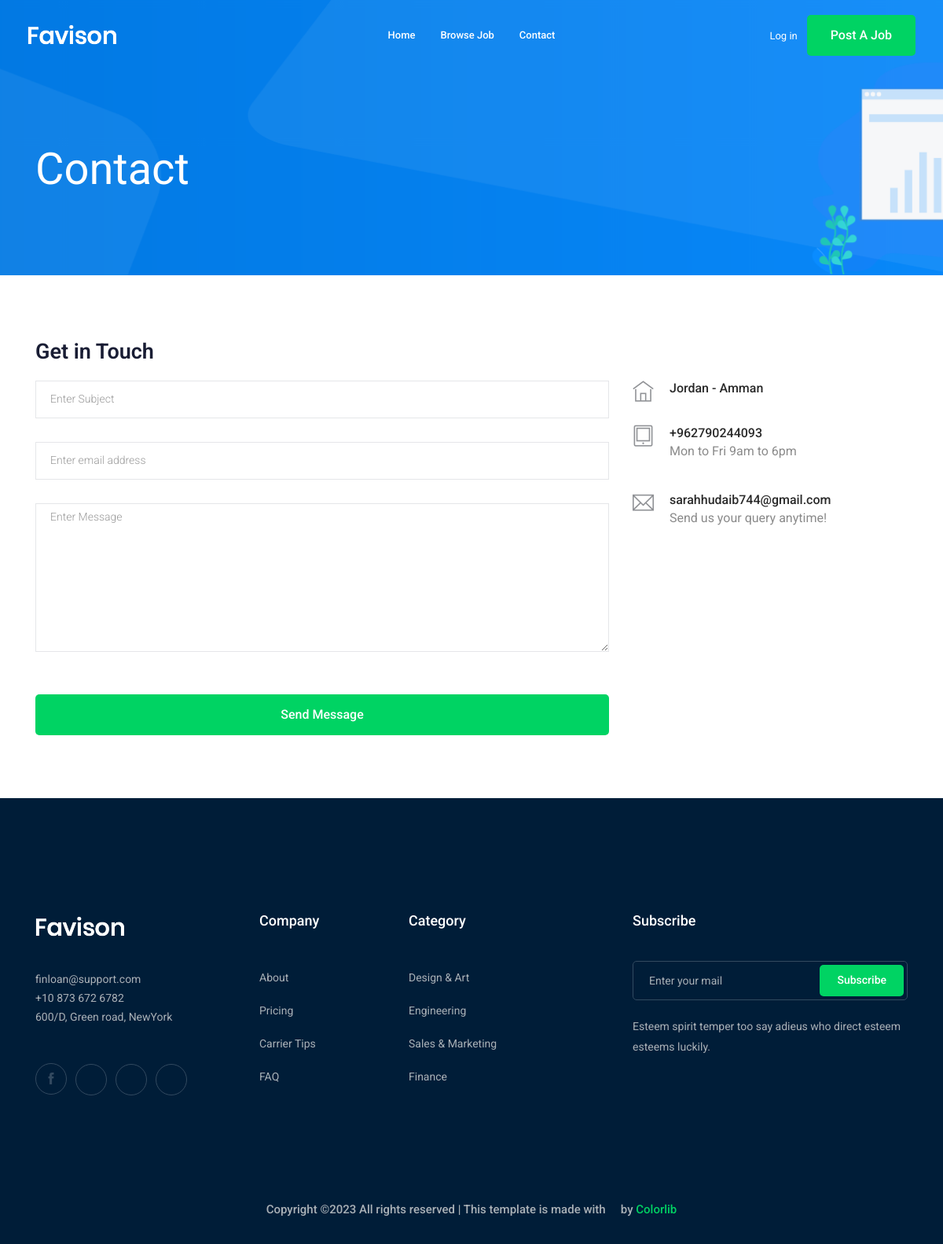
The page /contact-us/ on the database its author committed.
### contact/models.py (models this page shows, shortened)
class Info(models.Model):
    place = models.CharField(max_length=50)
    phone_number  = models.CharField(max_length=20)
    email = models.EmailField(max_length=254)

### contact/views.py (the view)
# urls.py: path('',views.send_message , name='contact'),
def send_message(request):
    myinfo = Info.objects.first()
    if request.method == 'POST':
        subject = request.POST['subject']
        message = request.POST['message']
        email = request.POST['email']
        send_mail(
            subject,
            message,
            email,
            [settings.EMAIL_HOST_USER],
        )
        return HttpResponseRedirect('/jobs/')
    else:
        return render(request,'contact/contact.html',{'myinfo':myinfo})

### contact/templates/contact/contact.html (shortened to what this page needs)
{% extends 'base.html' %}
{% load bootstrap4 %}
{% block body %}
    <div class="bradcam_area bradcam_bg_1">
        <div class="container">
            <div class="row">
                <div class="col-xl-12">
                    <div class="bradcam_text">
                        <h3>contact</h3>
                    </div>
                </div>
            </div>
        </div>
    </div>
  <section class="contact-section section_padding">
    <div class="container">
      <div class="row">
        <div class="col-12">
          <h2 class="contact-title">Get in Touch</h2>
        </div>
        <div class="col-lg-8">
          <form class="form-contact contact_form" method="post" >
            <div class="row">
              <div class="col-12">
                <div class="form-group">
                  <input class="form-control" name="subject" id="subject" type="text" onfocus="this.placeholder = ''" onblur="this.placeholder = 'Enter Subject'" placeholder = 'Enter Subject'>
                </div>
              </div>
              <div class="col-sm-12">
                <div class="form-group">
                  <input class="form-control" name="email" id="email" type="email" onfocus="this.placeholder = ''" onblur="this.placeholder = 'Enter email address'" placeholder = 'Enter email address'>
                </div>
              </div>
              <div class="col-12">
                <div class="form-group">
                    <textarea class="form-control w-100" name="message" id="message" cols="30" rows="9"  placeholder = 'Enter Message'></textarea>
                </div>
              </div>
            </div>
            <div class="form-group mt-3">
              <input type="submit" class="boxed-btn3 w-100 mt-2" value="send message">
            </div>
          </form>
        </div>
        <div class="col-lg-4">
          <div class="media contact-info">
            <span class="contact-info__icon"><i class="ti-home"></i></span>
            <div class="media-body">
              <h3>{{myinfo.place}}</h3>
            </div>
          </div>
          <div class="media contact-info">
            <span class="contact-info__icon"><i class="ti-tablet"></i></span>
            <div class="media-body">
              <h3>{{myinfo.phone_number}}</h3>
              <p>Mon to Fri 9am to 6pm</p>
            </div>
          </div>
          <div class="media contact-info">
            <span class="contact-info__icon"><i class="ti-email"></i></span>
            <div class="media-body">
              <h3>{{myinfo.email}}</h3>
              <p>Send us your query anytime!</p>
            </div>
          </div>
        </div>
      </div>
    </div>
  </section>
  {% endblock body %}

### rows shown on the page
Info: place "Jordan - Amman", phone_number "+962790244093", email "sarahhudaib744@gmail.com"
